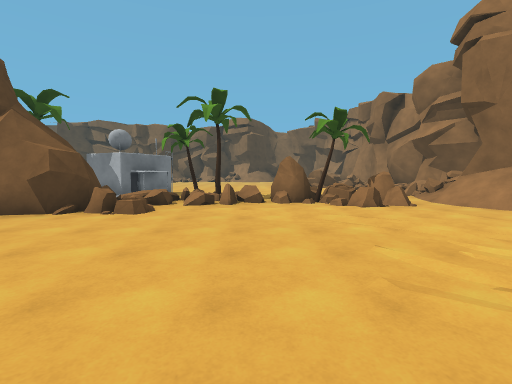
[1] (above)

24 first-person views from a walk through a Unity game level. The camera is 1.5 m above the floor, tilts 4° down and sees 85° across. The floor is counted in squares, 2 m on a side. Each view is taken from the middle of a square. On the plan, view 1 faces up. The plan holds only what a view shows up to about 10 squares ahead; the rest is blank. The place goes on beyond the plan. Some animated figures are not drawn.

[2]
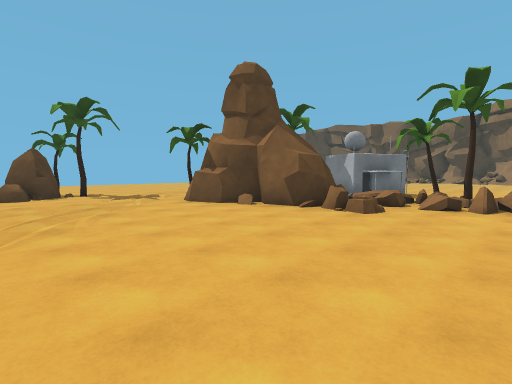

[3]
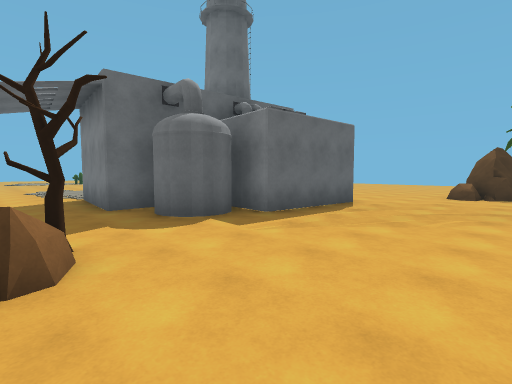

[4]
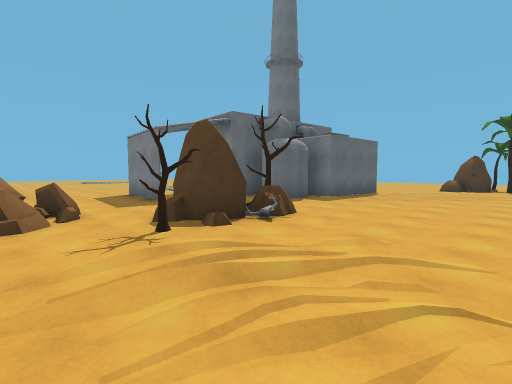

[5]
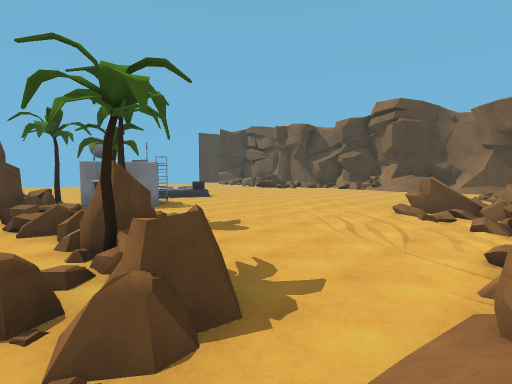

[6]
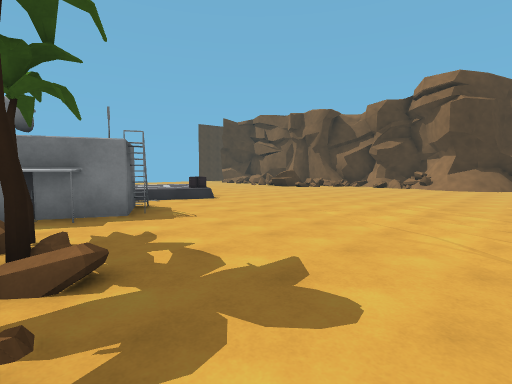

[7]
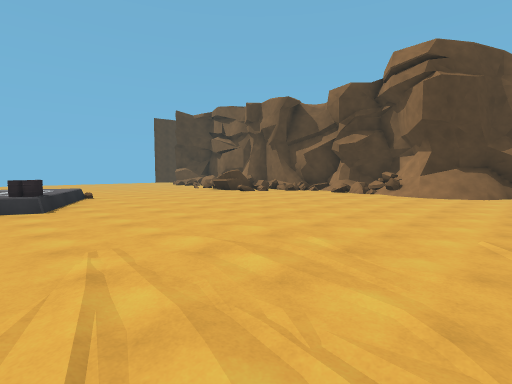

[8]
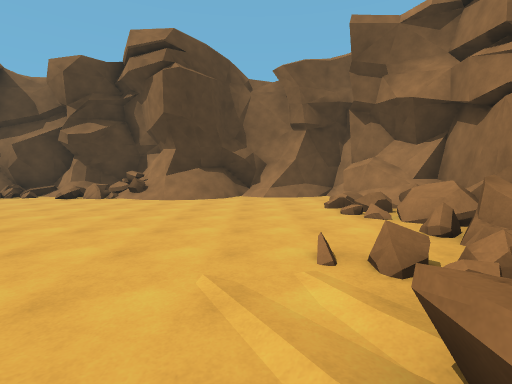

[9]
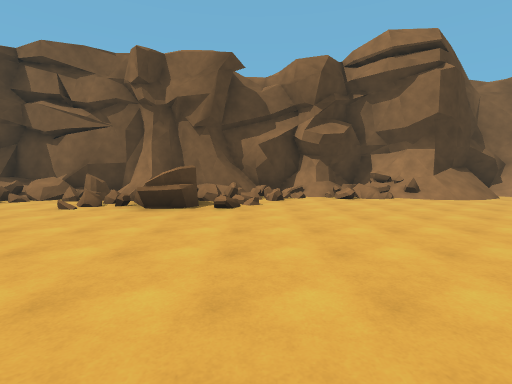

[10]
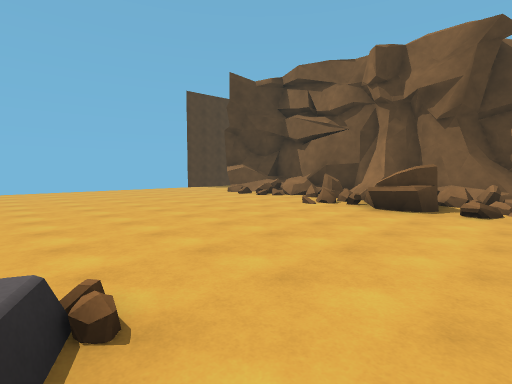

[11]
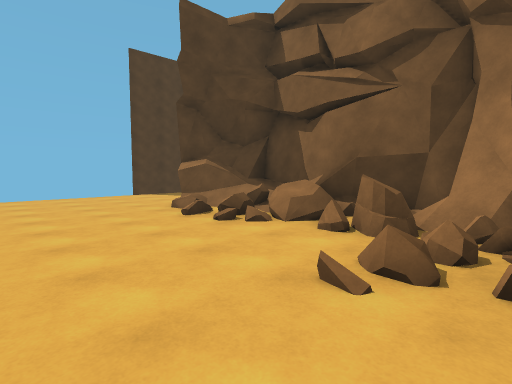

[12]
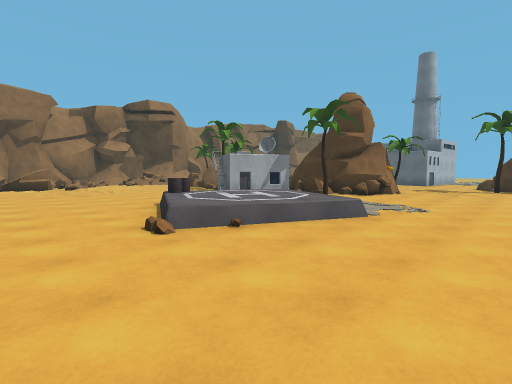

[13]
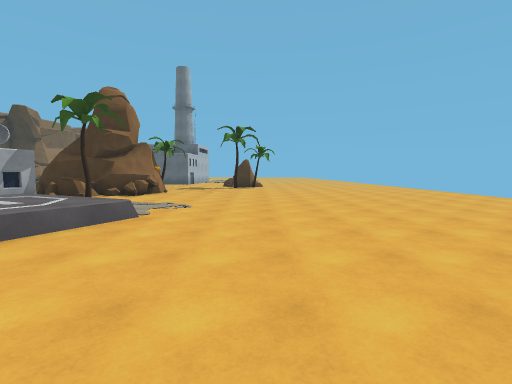

[14]
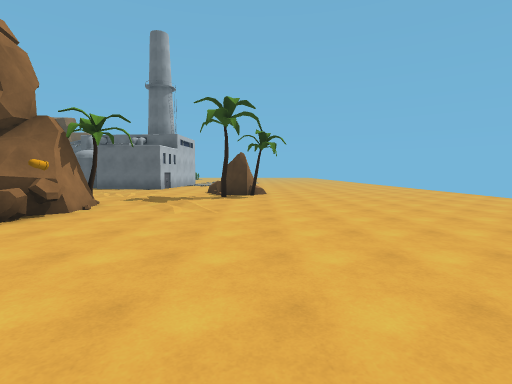

[15]
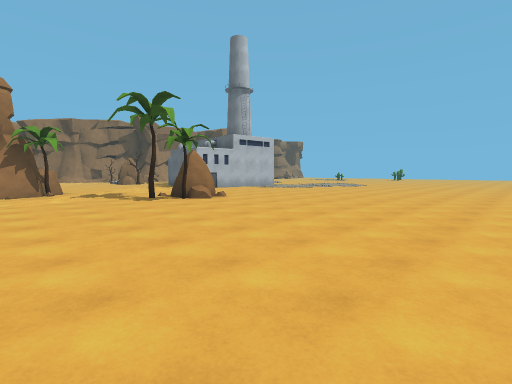

[16]
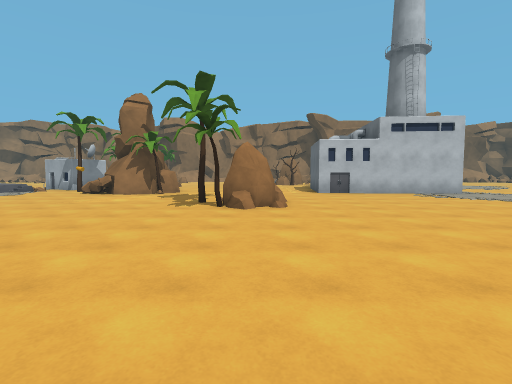

[17]
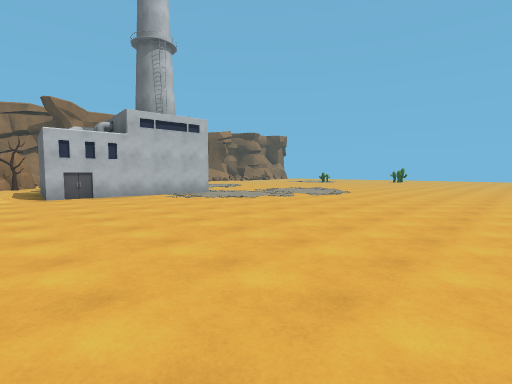

[18]
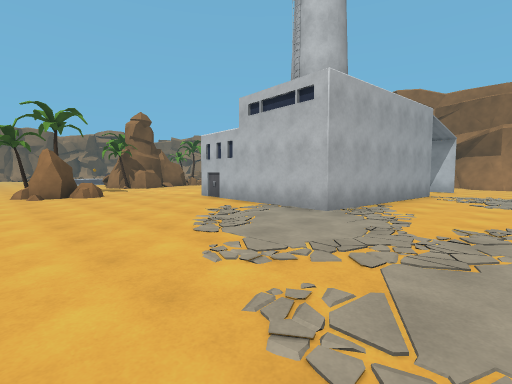

[19]
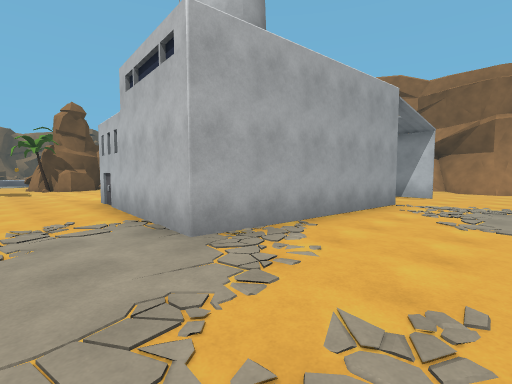

[20]
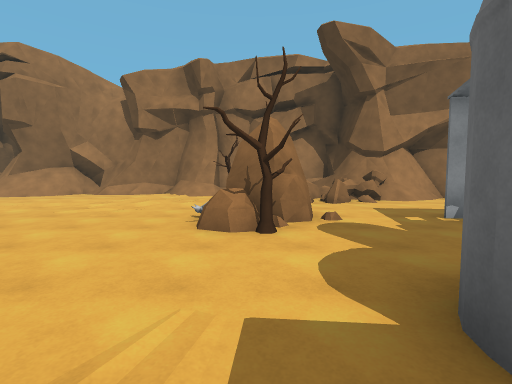

[21]
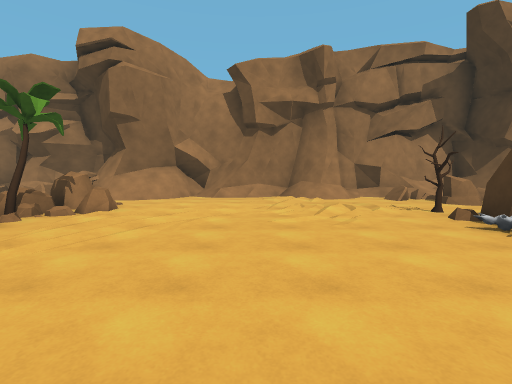

[22]
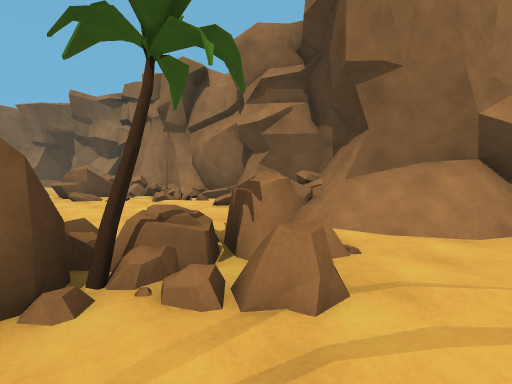

[23]
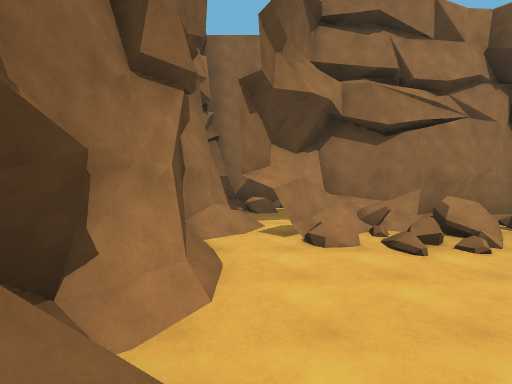

[24]
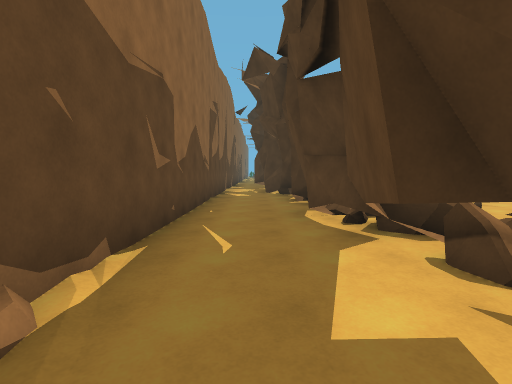

### Floor plan
Key: @ floor where view 1 was taken; # wall or solid block; x gap in a wall; . main floor; : floor 0.5 m higher than the main floor; / step, stairs or slope; = window, fence, low wall or low ledge; ^ raised ledge; B building; T tree; R rock.
Columns run from 19 left of view 1 to 8 right of it. Each row starts with its distance up from view 1.
 24                 #######
 23     .############=###/######
 22 x....#====# ===.==///......#
 21  ...##=#..####.........###.#
 20  .........===..........#=#.#
 19  ......................==#.#
 18  .......................^..#
 17   .....................=^#.#
 16  .....................== ..#
 15  .....................x: #.#
 14     ........=.........=x=#.#
 13      ......=#=#.......//=#.#
 12     ......//: =.........=#.#
 11    .......==::........../#
 10   ...........:BBB.......=##
  9   ............BBB.......==#
  8  ............T##BTT=R...=##
  7  ...........#####==#RTR.##
  6  ...........#####....R../#
  5  ...........####R........#
  4  ...........T#...........#
  3  ........................#
  2  .......TT...............#
  1  .......RR..............=#
  0  ..................@.T..##
 -1  ..................TRR..=#
 -2  ...........#####...R..^##
 -3  ...........#  ##.....===#
 -4   ..........#   ##.....###
 -5   ..........#   ##.##..#
 -6   ..........######.#...#
 -7   .....................#
 -8    ....................#
 -9    ..................

Positions as (right, up) in squares from view 1, and headings:
1: (0, 0), facing up
2: (0, 0), facing up-left
3: (0, 2), facing down-left
4: (4, 3), facing down-left
5: (5, 6), facing up-left
6: (2, 8), facing up-left
7: (2, 12), facing up-left
8: (2, 14), facing up
9: (-6, 14), facing up
10: (-6, 14), facing up-left
11: (-9, 18), facing up-left
12: (-11, 16), facing down-right
13: (-11, 16), facing down
14: (-11, 11), facing down
15: (-18, 6), facing down-right
16: (-17, 1), facing right
17: (-16, 0), facing down-right
18: (-12, -9), facing up-right
19: (-9, -9), facing up-right
20: (-4, -1), facing right
21: (-3, 3), facing right
22: (1, 5), facing up-right
23: (0, 22), facing right
24: (7, 22), facing down
